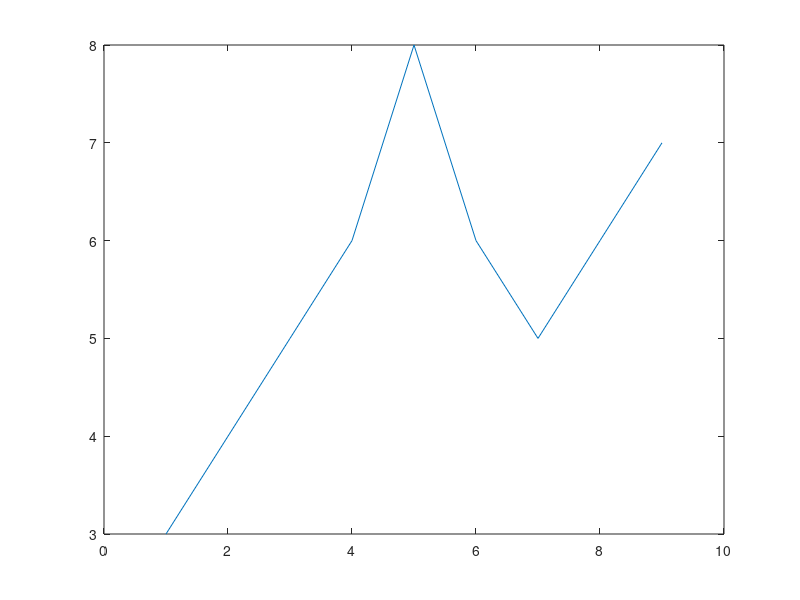

This figure's MATLAB source:

clc;
close all;
%Creating a vector
a = [1 2 3 4 6 4 3 4 5];

%Adding an element to a vector
b = a + 2;

%Plotting a result
plot(b);

